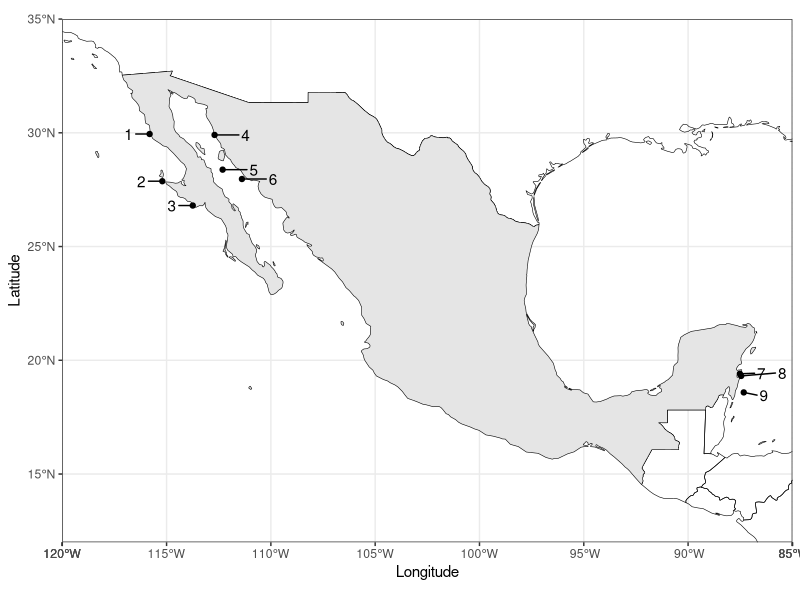

Write R code to recreate this figure.
######################################################
#title#
######################################################
# 
# Purpose
#
######################################################

# Load packages
library(here)
library(ggrepel)
library(rnaturalearth)
library(tidyverse)

points <- tibble(community = c("Banco Chinchorro",
                               "Maria Elena",
                               "El Rosario",
                               "Puerto Libertad",
                               "Punta Herrero",
                               "Isla Natividad",
                               "La Bocana",
                               "Isla San Pedro Nolasco",
                               "Isla San Pedro Martir"),
                 lat = c(18.5877647, 19.407205, 29.947511,
                         29.9064768, 19.3129676, 27.8723402,
                         26.8031381,27.9692352, 28.3808945),
                 lon = c(-87.331836, -87.516371, -115.812187,
                         -112.6991437, -87.4545824, -115.2036612,
                         -113.7446934, -111.3873554, -112.3128677)) %>% 
  arrange(lon) %>% 
  mutate(id = 1:9)

mex <- ne_countries(country = "Mexico", scale = "medium", returnclass = "sf")
cont <- ne_countries(continent = "North America", returnclass = "sf", scale = "medium") %>% 
  filter(!iso_a3 == "MEX") 


map <- ggplot() +
  geom_sf(data = cont, color = "black", fill = "transparent") +
  geom_sf(data = mex, color = "black") +
  geom_point(data = points, aes(x = lon, y = lat)) +
  geom_text_repel(data = points, 
                  mappin = aes(x = lon, y = lat, label = id),
                  min.segment.length = 0,
                  nudge_x = c(-1, -1, -1, 1.5, 1.5, 1.5, 2, 1, 1)) +
  theme_bw() +
  scale_x_continuous(expand = c(0, 0), limits = c(-120, -85)) +
  scale_y_continuous(expand = c(0, 0), limits = c(12, 35)) +
  labs(x = "Longitude", y = "Latitude")

ggsave(plot = map, 
       filename = here("results", "img", "map.png"),
       width = 6, height = 4)
